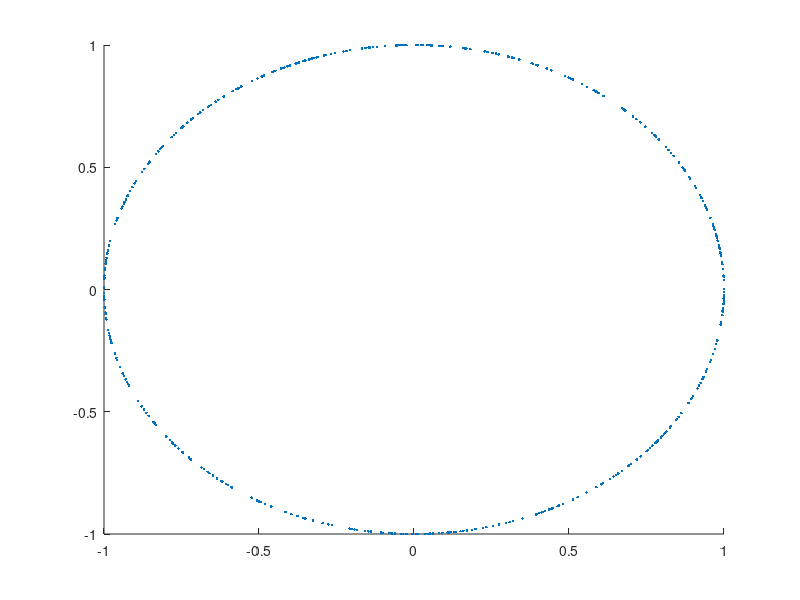

This chart was generated by the following MATLAB code: (Note: this script raises an error after producing the figure.)
%%
marker = {'o','>','d','*'};
% scatter(outputs{1}(1,:), outputs{1}(2,:),'bo')
%%
X = randn(2,500);
Xn = X*diag(1./sqrt(sum(X.^2, 1)));
scatter(Xn(1,:), Xn(2,:),'.')
hold on
%%
for i = 7:9
    hold on
    scatter(outputs{i}(1,:), outputs{i}(2,:), marker{i-6})
end